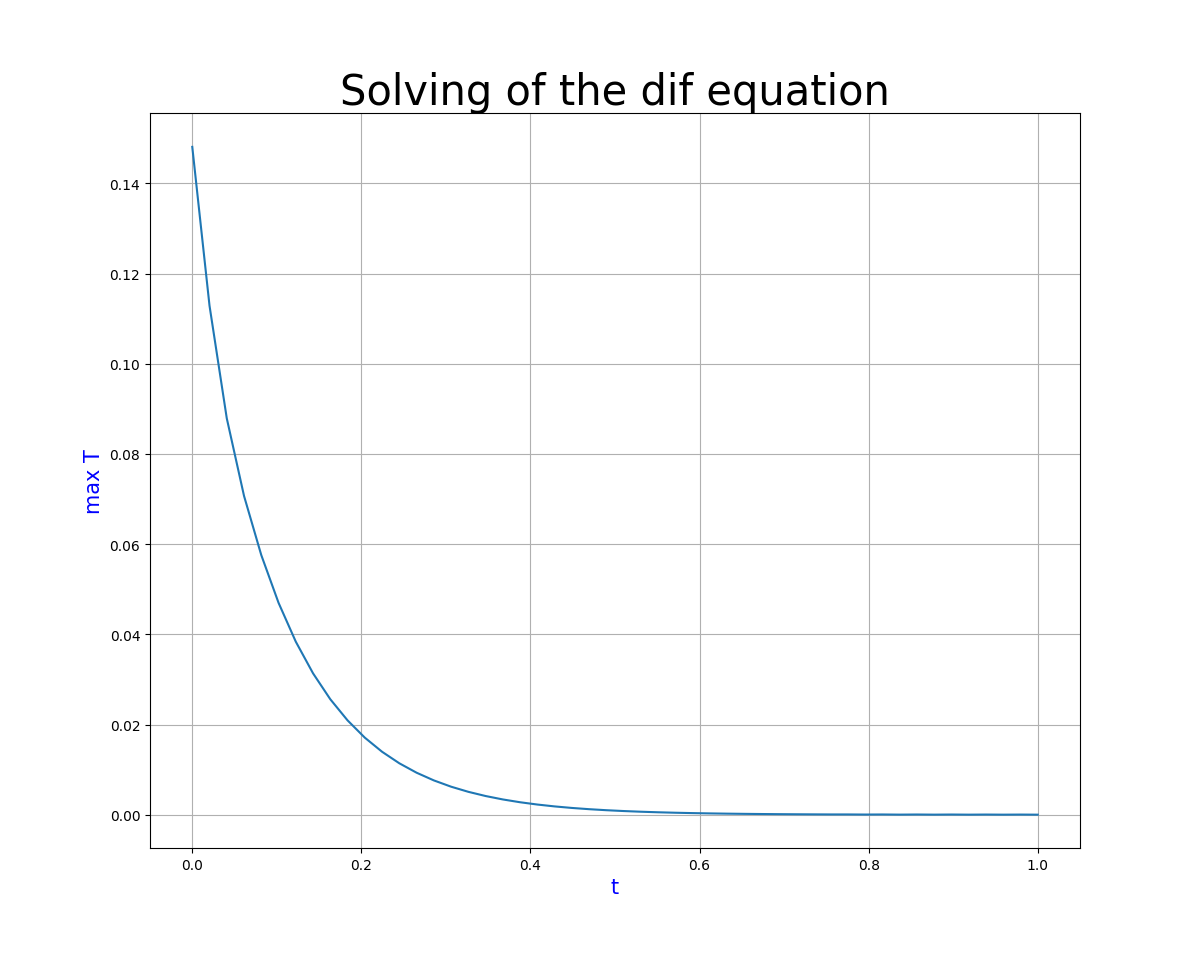

Here is the Python script that generated this plot:
import numpy as np
import matplotlib.pyplot as plt
"""
    Решить задачу Коши для одномерного уравнения диффузии по схеме Кранка-Николсона
    du/dt = d^2(u)/(dx)^2 , 0 < x < L, L = 1
    u(0, t) = u(L, t) = 0, u(x, 0) = x(1 -x/L)^2
    
    На каждом шаге по времени найти максимальное значение температуры и нарисовать зависимость
    максимальной температуры от времени. Показать, что на больших временах она убывает экспоненциально
"""

L = 1
T = 1

def f1_t(x):
    return x * (1 - x / L)**2

def Gauss_exception_method(A, F, N):
    """Straight Gaussian move"""
    for row in range(0, N-1):
        ksi = A.item(row+1, row) / A.item(row, row) # ksi = a_i / b_(i-1)
        b = A.item(row+1, row+1)
        c = A.item(row, row+1)
        
        A.itemset((row+1, row), 0)           # a_i = 0
        A.itemset((row+1, row+1), b - ksi*c) # b_i = b_i - ksi*c_(i-1)
        
        F[row + 1] -= ksi*F[row]
    
    """Reverse Gaussian move"""
    y = np.zeros(N)
    y[N-1] = F[N-1] / A.item(N-1, N-1)  # y_n = f_n / b_n
    for row in range(N - 2, -1, -1):
        # y_i = (f_i - c_i * y_(i+1)) / b_i
        y[row] = (F[row] - A.item(row,row+1) * y[row+1]) / A.item(row,row)
    
    return y

def create_matrix(N, h, tau, u):
    """Creating of tridiagonal matrix and right part of the system"""   
    
    A = np.zeros((N, N))
    a = - tau / (2*(h**2))
    b = 1 + tau / (h**2)
    c = - tau / (2*(h**2))
    col_offset = 0
    
    F = np.zeros(N)
        
    for col in range(0, N):
        if col == 0:
            A.itemset((0,0), 1)
            F[0] = 0
        elif col == N-1:
            A.itemset((N-1, N-1), 1)
            F[N-1] = 0
        else:
            A.itemset((col, col_offset), a)
            A.itemset((col, col_offset+1), b)
            A.itemset((col, col_offset+2), c)
            col_offset += 1
            
            # f = v_j + tau(v_(j-1) - 2v_j + v_(j+1))/(2h^2)
            F[col] = u[col] + tau * (u[col-1] - 2*u[col] + u[col+1])/(2 * (h**2))
    return A, F

def solve_diffusion_equation(N, h, tau, x):
    """ Solving of differntial equation """
    u = [f1_t(x)]
    row_u = np.squeeze(u)
    
    for m in range(1, N):
        A, F = create_matrix(N, h, tau, row_u)
        u = np.concatenate((u, [Gauss_exception_method(A, F, N)]))
        row_u = u[m, :]
    return u

def get_maxT(Res, N):
    """ Get max Temperature for particular step tau """
    max_indxs = Res.argmax(1)
    max_T = np.zeros(N)
    for row in range(0, N):
        max_T[row] = Res.item((row, max_indxs[row]))
    return max_T

if __name__ == "__main__":
    print("Input number of steps:")
    N = int(input())
    
    x = np.linspace(0, L, N)
    t = np.linspace(0, T, N)
    h = x[1] - x[0]
    tau = t[1] - t[0]
    
    print("The boundary of tau`s convergence {:.6f}".format(h**2 / 2))
    
    Res = solve_diffusion_equation(N, h, tau, x)
    
    max_T = get_maxT(Res, N)
    
    fig, axs = plt.subplots(figsize=(12, 10))
    
    axs.plot(t, max_T, '-')
    axs.set_xlabel('t', fontsize = 15, color = 'blue')
    axs.set_ylabel('max T', fontsize = 15, color = 'blue')
    axs.set_title('Solving of the dif equation', size=30)
    axs.grid()
    
    plt.show()
